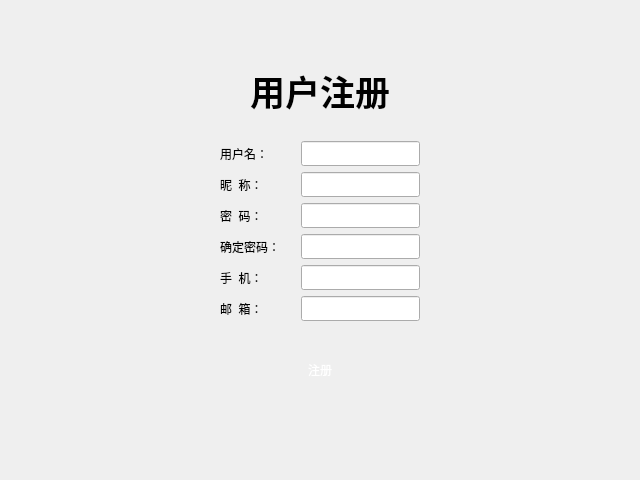
<?xml version="1.0" encoding="UTF-8"?>
<ui version="4.0">
 <class>Login</class>
 <widget class="QDialog" name="Login">
  <property name="geometry">
   <rect>
    <x>0</x>
    <y>0</y>
    <width>640</width>
    <height>480</height>
   </rect>
  </property>
  <property name="minimumSize">
   <size>
    <width>640</width>
    <height>480</height>
   </size>
  </property>
  <property name="windowTitle">
   <string>Dialog</string>
  </property>
  <layout class="QVBoxLayout" name="verticalLayout">
   <property name="spacing">
    <number>0</number>
   </property>
   <property name="leftMargin">
    <number>0</number>
   </property>
   <property name="topMargin">
    <number>0</number>
   </property>
   <property name="rightMargin">
    <number>0</number>
   </property>
   <property name="bottomMargin">
    <number>0</number>
   </property>
   <item>
    <widget class="TitleWidget" name="title_widget" native="true"/>
   </item>
   <item>
    <widget class="QStackedWidget" name="stackedWidget">
     <property name="currentIndex">
      <number>1</number>
     </property>
     <widget class="QWidget" name="login_page">
      <layout class="QVBoxLayout" name="verticalLayout_3">
       <item>
        <spacer name="verticalSpacer">
         <property name="orientation">
          <enum>Qt::Vertical</enum>
         </property>
         <property name="sizeHint" stdset="0">
          <size>
           <width>20</width>
           <height>33</height>
          </size>
         </property>
        </spacer>
       </item>
       <item>
        <widget class="QWidget" name="widget" native="true">
         <layout class="QHBoxLayout" name="horizontalLayout_3">
          <item>
           <spacer name="horizontalSpacer">
            <property name="orientation">
             <enum>Qt::Horizontal</enum>
            </property>
            <property name="sizeHint" stdset="0">
             <size>
              <width>103</width>
              <height>20</height>
             </size>
            </property>
           </spacer>
          </item>
          <item>
           <widget class="QWidget" name="widget_2" native="true">
            <layout class="QVBoxLayout" name="verticalLayout_2">
             <item>
              <widget class="QWidget" name="widget_6" native="true">
               <layout class="QHBoxLayout" name="horizontalLayout_4">
                <item>
                 <widget class="QLabel" name="label_3">
                  <property name="font">
                   <font>
                    <family>华文新魏</family>
                    <pointsize>26</pointsize>
                    <weight>75</weight>
                    <bold>true</bold>
                   </font>
                  </property>
                  <property name="text">
                   <string>用户登录</string>
                  </property>
                  <property name="alignment">
                   <set>Qt::AlignCenter</set>
                  </property>
                 </widget>
                </item>
               </layout>
              </widget>
             </item>
             <item>
              <widget class="QWidget" name="widget_7" native="true">
               <property name="minimumSize">
                <size>
                 <width>0</width>
                 <height>15</height>
                </size>
               </property>
              </widget>
             </item>
             <item>
              <widget class="QWidget" name="widget_3" native="true">
               <layout class="QGridLayout" name="gridLayout">
                <item row="2" column="0">
                 <widget class="QLabel" name="label_2">
                  <property name="text">
                   <string>密码:</string>
                  </property>
                 </widget>
                </item>
                <item row="0" column="2">
                 <widget class="QLineEdit" name="log_usr">
                  <property name="minimumSize">
                   <size>
                    <width>0</width>
                    <height>25</height>
                   </size>
                  </property>
                  <property name="font">
                   <font>
                    <family>Aharoni</family>
                    <pointsize>12</pointsize>
                    <weight>75</weight>
                    <bold>true</bold>
                   </font>
                  </property>
                  <property name="alignment">
                   <set>Qt::AlignCenter</set>
                  </property>
                 </widget>
                </item>
                <item row="2" column="2">
                 <widget class="QLineEdit" name="log_pwd">
                  <property name="minimumSize">
                   <size>
                    <width>0</width>
                    <height>25</height>
                   </size>
                  </property>
                  <property name="font">
                   <font>
                    <family>Aharoni</family>
                    <pointsize>12</pointsize>
                    <weight>75</weight>
                    <bold>true</bold>
                   </font>
                  </property>
                  <property name="alignment">
                   <set>Qt::AlignCenter</set>
                  </property>
                 </widget>
                </item>
                <item row="0" column="0">
                 <widget class="QLabel" name="label">
                  <property name="text">
                   <string>用户名:</string>
                  </property>
                 </widget>
                </item>
                <item row="0" column="1">
                 <spacer name="horizontalSpacer_4">
                  <property name="orientation">
                   <enum>Qt::Horizontal</enum>
                  </property>
                  <property name="sizeType">
                   <enum>QSizePolicy::Fixed</enum>
                  </property>
                  <property name="sizeHint" stdset="0">
                   <size>
                    <width>15</width>
                    <height>20</height>
                   </size>
                  </property>
                 </spacer>
                </item>
                <item row="1" column="0">
                 <spacer name="verticalSpacer_3">
                  <property name="orientation">
                   <enum>Qt::Vertical</enum>
                  </property>
                  <property name="sizeType">
                   <enum>QSizePolicy::Fixed</enum>
                  </property>
                  <property name="sizeHint" stdset="0">
                   <size>
                    <width>20</width>
                    <height>30</height>
                   </size>
                  </property>
                 </spacer>
                </item>
               </layout>
              </widget>
             </item>
             <item>
              <widget class="QWidget" name="widget_4" native="true">
               <layout class="QHBoxLayout" name="horizontalLayout_2">
                <item>
                 <spacer name="horizontalSpacer_11">
                  <property name="orientation">
                   <enum>Qt::Horizontal</enum>
                  </property>
                  <property name="sizeType">
                   <enum>QSizePolicy::Fixed</enum>
                  </property>
                  <property name="sizeHint" stdset="0">
                   <size>
                    <width>10</width>
                    <height>20</height>
                   </size>
                  </property>
                 </spacer>
                </item>
                <item>
                 <widget class="QCheckBox" name="rember_pwd">
                  <property name="font">
                   <font>
                    <family>新宋体</family>
                    <pointsize>12</pointsize>
                    <weight>75</weight>
                    <bold>true</bold>
                   </font>
                  </property>
                  <property name="text">
                   <string>记住密码</string>
                  </property>
                 </widget>
                </item>
                <item>
                 <spacer name="horizontalSpacer_3">
                  <property name="orientation">
                   <enum>Qt::Horizontal</enum>
                  </property>
                  <property name="sizeHint" stdset="0">
                   <size>
                    <width>40</width>
                    <height>20</height>
                   </size>
                  </property>
                 </spacer>
                </item>
                <item>
                 <widget class="QToolButton" name="log_register_btn">
                  <property name="font">
                   <font>
                    <family>新宋体</family>
                    <pointsize>12</pointsize>
                    <weight>75</weight>
                    <bold>true</bold>
                    <underline>true</underline>
                   </font>
                  </property>
                  <property name="styleSheet">
                   <string notr="true">color: rgb(255, 170, 0);</string>
                  </property>
                  <property name="text">
                   <string>没有账号,马上注册</string>
                  </property>
                  <property name="autoRaise">
                   <bool>true</bool>
                  </property>
                 </widget>
                </item>
                <item>
                 <spacer name="horizontalSpacer_12">
                  <property name="orientation">
                   <enum>Qt::Horizontal</enum>
                  </property>
                  <property name="sizeType">
                   <enum>QSizePolicy::Fixed</enum>
                  </property>
                  <property name="sizeHint" stdset="0">
                   <size>
                    <width>10</width>
                    <height>20</height>
                   </size>
                  </property>
                 </spacer>
                </item>
               </layout>
              </widget>
             </item>
             <item>
              <widget class="QWidget" name="widget_5" native="true">
               <layout class="QHBoxLayout" name="horizontalLayout">
                <item>
                 <widget class="QToolButton" name="login_btn">
                  <property name="minimumSize">
                   <size>
                    <width>200</width>
                    <height>50</height>
                   </size>
                  </property>
                  <property name="styleSheet">
                   <string notr="true">border-image: url(:/images/balckButton.png);
font: 75 18pt &quot;新宋体&quot;;
color: rgb(255, 255, 255);</string>
                  </property>
                  <property name="text">
                   <string>登录</string>
                  </property>
                  <property name="autoRaise">
                   <bool>true</bool>
                  </property>
                 </widget>
                </item>
               </layout>
              </widget>
             </item>
             <item>
              <widget class="QWidget" name="widget_8" native="true">
               <property name="minimumSize">
                <size>
                 <width>0</width>
                 <height>15</height>
                </size>
               </property>
              </widget>
             </item>
            </layout>
           </widget>
          </item>
          <item>
           <spacer name="horizontalSpacer_2">
            <property name="orientation">
             <enum>Qt::Horizontal</enum>
            </property>
            <property name="sizeHint" stdset="0">
             <size>
              <width>102</width>
              <height>20</height>
             </size>
            </property>
           </spacer>
          </item>
         </layout>
        </widget>
       </item>
       <item>
        <spacer name="verticalSpacer_2">
         <property name="orientation">
          <enum>Qt::Vertical</enum>
         </property>
         <property name="sizeHint" stdset="0">
          <size>
           <width>20</width>
           <height>34</height>
          </size>
         </property>
        </spacer>
       </item>
      </layout>
     </widget>
     <widget class="QWidget" name="register_page">
      <layout class="QVBoxLayout" name="verticalLayout_5">
       <item>
        <spacer name="verticalSpacer_5">
         <property name="orientation">
          <enum>Qt::Vertical</enum>
         </property>
         <property name="sizeHint" stdset="0">
          <size>
           <width>20</width>
           <height>22</height>
          </size>
         </property>
        </spacer>
       </item>
       <item>
        <widget class="QWidget" name="widget_9" native="true">
         <layout class="QHBoxLayout" name="horizontalLayout_5">
          <item>
           <spacer name="horizontalSpacer_5">
            <property name="orientation">
             <enum>Qt::Horizontal</enum>
            </property>
            <property name="sizeHint" stdset="0">
             <size>
              <width>119</width>
              <height>20</height>
             </size>
            </property>
           </spacer>
          </item>
          <item>
           <widget class="QWidget" name="widget_10" native="true">
            <layout class="QVBoxLayout" name="verticalLayout_4">
             <item>
              <widget class="QWidget" name="widget_11" native="true">
               <layout class="QHBoxLayout" name="horizontalLayout_6">
                <item>
                 <widget class="QLabel" name="label_4">
                  <property name="font">
                   <font>
                    <family>华文新魏</family>
                    <pointsize>26</pointsize>
                    <weight>75</weight>
                    <bold>true</bold>
                   </font>
                  </property>
                  <property name="text">
                   <string>用户注册</string>
                  </property>
                  <property name="alignment">
                   <set>Qt::AlignCenter</set>
                  </property>
                 </widget>
                </item>
               </layout>
              </widget>
             </item>
             <item>
              <widget class="QWidget" name="widget_13" native="true">
               <layout class="QGridLayout" name="gridLayout_2">
                <item row="5" column="0">
                 <widget class="QLabel" name="label_10">
                  <property name="text">
                   <string>邮  箱：</string>
                  </property>
                 </widget>
                </item>
                <item row="4" column="0">
                 <widget class="QLabel" name="label_9">
                  <property name="text">
                   <string>手  机：</string>
                  </property>
                 </widget>
                </item>
                <item row="4" column="2">
                 <widget class="QLineEdit" name="reg_phone">
                  <property name="minimumSize">
                   <size>
                    <width>0</width>
                    <height>25</height>
                   </size>
                  </property>
                  <property name="font">
                   <font>
                    <family>宋体</family>
                   </font>
                  </property>
                  <property name="alignment">
                   <set>Qt::AlignCenter</set>
                  </property>
                 </widget>
                </item>
                <item row="3" column="2">
                 <widget class="QLineEdit" name="reg_surepwd">
                  <property name="minimumSize">
                   <size>
                    <width>0</width>
                    <height>25</height>
                   </size>
                  </property>
                  <property name="font">
                   <font>
                    <family>宋体</family>
                   </font>
                  </property>
                  <property name="echoMode">
                   <enum>QLineEdit::Password</enum>
                  </property>
                  <property name="alignment">
                   <set>Qt::AlignCenter</set>
                  </property>
                 </widget>
                </item>
                <item row="3" column="0">
                 <widget class="QLabel" name="label_8">
                  <property name="text">
                   <string>确定密码：</string>
                  </property>
                 </widget>
                </item>
                <item row="5" column="2">
                 <widget class="QLineEdit" name="reg_mail">
                  <property name="minimumSize">
                   <size>
                    <width>0</width>
                    <height>25</height>
                   </size>
                  </property>
                  <property name="font">
                   <font>
                    <family>宋体</family>
                   </font>
                  </property>
                  <property name="alignment">
                   <set>Qt::AlignCenter</set>
                  </property>
                 </widget>
                </item>
                <item row="0" column="0">
                 <widget class="QLabel" name="label_5">
                  <property name="text">
                   <string>用户名：</string>
                  </property>
                 </widget>
                </item>
                <item row="2" column="0">
                 <widget class="QLabel" name="label_7">
                  <property name="text">
                   <string>密  码：</string>
                  </property>
                 </widget>
                </item>
                <item row="1" column="2">
                 <widget class="QLineEdit" name="reg_nickname">
                  <property name="minimumSize">
                   <size>
                    <width>0</width>
                    <height>25</height>
                   </size>
                  </property>
                  <property name="font">
                   <font>
                    <family>宋体</family>
                   </font>
                  </property>
                  <property name="alignment">
                   <set>Qt::AlignCenter</set>
                  </property>
                 </widget>
                </item>
                <item row="2" column="2">
                 <widget class="QLineEdit" name="reg_pwd">
                  <property name="minimumSize">
                   <size>
                    <width>0</width>
                    <height>25</height>
                   </size>
                  </property>
                  <property name="font">
                   <font>
                    <family>宋体</family>
                   </font>
                  </property>
                  <property name="echoMode">
                   <enum>QLineEdit::Password</enum>
                  </property>
                  <property name="alignment">
                   <set>Qt::AlignCenter</set>
                  </property>
                 </widget>
                </item>
                <item row="1" column="0">
                 <widget class="QLabel" name="label_6">
                  <property name="text">
                   <string>昵  称：</string>
                  </property>
                 </widget>
                </item>
                <item row="0" column="2">
                 <widget class="QLineEdit" name="reg_usr">
                  <property name="minimumSize">
                   <size>
                    <width>0</width>
                    <height>25</height>
                   </size>
                  </property>
                  <property name="font">
                   <font>
                    <family>宋体</family>
                   </font>
                  </property>
                  <property name="alignment">
                   <set>Qt::AlignCenter</set>
                  </property>
                 </widget>
                </item>
                <item row="0" column="1">
                 <spacer name="horizontalSpacer_6">
                  <property name="orientation">
                   <enum>Qt::Horizontal</enum>
                  </property>
                  <property name="sizeType">
                   <enum>QSizePolicy::Fixed</enum>
                  </property>
                  <property name="sizeHint" stdset="0">
                   <size>
                    <width>15</width>
                    <height>20</height>
                   </size>
                  </property>
                 </spacer>
                </item>
               </layout>
              </widget>
             </item>
             <item>
              <widget class="QWidget" name="widget_15" native="true">
               <layout class="QHBoxLayout" name="horizontalLayout_8">
                <item>
                 <widget class="QToolButton" name="register_btn">
                  <property name="minimumSize">
                   <size>
                    <width>200</width>
                    <height>50</height>
                   </size>
                  </property>
                  <property name="styleSheet">
                   <string notr="true">border-image: url(:/images/balckButton.png);
font: 75 18pt &quot;新宋体&quot;;
color: rgb(255, 255, 255);</string>
                  </property>
                  <property name="text">
                   <string>注册</string>
                  </property>
                  <property name="autoRaise">
                   <bool>true</bool>
                  </property>
                 </widget>
                </item>
               </layout>
              </widget>
             </item>
             <item>
              <widget class="QWidget" name="widget_16" native="true">
               <property name="minimumSize">
                <size>
                 <width>0</width>
                 <height>15</height>
                </size>
               </property>
              </widget>
             </item>
            </layout>
           </widget>
          </item>
          <item>
           <spacer name="horizontalSpacer_8">
            <property name="orientation">
             <enum>Qt::Horizontal</enum>
            </property>
            <property name="sizeHint" stdset="0">
             <size>
              <width>118</width>
              <height>20</height>
             </size>
            </property>
           </spacer>
          </item>
         </layout>
        </widget>
       </item>
       <item>
        <spacer name="verticalSpacer_4">
         <property name="orientation">
          <enum>Qt::Vertical</enum>
         </property>
         <property name="sizeHint" stdset="0">
          <size>
           <width>20</width>
           <height>24</height>
          </size>
         </property>
        </spacer>
       </item>
      </layout>
     </widget>
     <widget class="QWidget" name="set_page">
      <widget class="QWidget" name="widget_12" native="true">
       <property name="geometry">
        <rect>
         <x>31</x>
         <y>31</y>
         <width>622</width>
         <height>388</height>
        </rect>
       </property>
       <layout class="QHBoxLayout" name="horizontalLayout_7">
        <item>
         <spacer name="horizontalSpacer_7">
          <property name="orientation">
           <enum>Qt::Horizontal</enum>
          </property>
          <property name="sizeHint" stdset="0">
           <size>
            <width>119</width>
            <height>20</height>
           </size>
          </property>
         </spacer>
        </item>
        <item>
         <widget class="QWidget" name="widget_14" native="true">
          <layout class="QVBoxLayout" name="verticalLayout_6">
           <item>
            <widget class="QWidget" name="widget_17" native="true">
             <layout class="QHBoxLayout" name="horizontalLayout_9">
              <item>
               <widget class="QLabel" name="label_11">
                <property name="font">
                 <font>
                  <family>华文新魏</family>
                  <pointsize>26</pointsize>
                  <weight>75</weight>
                  <bold>true</bold>
                 </font>
                </property>
                <property name="text">
                 <string>服务器设置</string>
                </property>
                <property name="alignment">
                 <set>Qt::AlignCenter</set>
                </property>
               </widget>
              </item>
             </layout>
            </widget>
           </item>
           <item>
            <widget class="QWidget" name="widget_18" native="true">
             <layout class="QGridLayout" name="gridLayout_3">
              <item row="0" column="1">
               <spacer name="horizontalSpacer_9">
                <property name="orientation">
                 <enum>Qt::Horizontal</enum>
                </property>
                <property name="sizeType">
                 <enum>QSizePolicy::Fixed</enum>
                </property>
                <property name="sizeHint" stdset="0">
                 <size>
                  <width>20</width>
                  <height>20</height>
                 </size>
                </property>
               </spacer>
              </item>
              <item row="0" column="2">
               <widget class="QLineEdit" name="address_server">
                <property name="minimumSize">
                 <size>
                  <width>0</width>
                  <height>25</height>
                 </size>
                </property>
                <property name="font">
                 <font>
                  <family>宋体</family>
                 </font>
                </property>
                <property name="alignment">
                 <set>Qt::AlignCenter</set>
                </property>
               </widget>
              </item>
              <item row="0" column="0">
               <widget class="QLabel" name="label_15">
                <property name="text">
                 <string>服务器地址:</string>
                </property>
               </widget>
              </item>
              <item row="2" column="2">
               <widget class="QLineEdit" name="port_server">
                <property name="minimumSize">
                 <size>
                  <width>0</width>
                  <height>25</height>
                 </size>
                </property>
                <property name="font">
                 <font>
                  <family>宋体</family>
                 </font>
                </property>
                <property name="alignment">
                 <set>Qt::AlignCenter</set>
                </property>
               </widget>
              </item>
              <item row="2" column="0">
               <widget class="QLabel" name="label_17">
                <property name="text">
                 <string>服务器端口:</string>
                </property>
               </widget>
              </item>
              <item row="1" column="0">
               <spacer name="verticalSpacer_8">
                <property name="orientation">
                 <enum>Qt::Vertical</enum>
                </property>
                <property name="sizeType">
                 <enum>QSizePolicy::Fixed</enum>
                </property>
                <property name="sizeHint" stdset="0">
                 <size>
                  <width>20</width>
                  <height>25</height>
                 </size>
                </property>
               </spacer>
              </item>
             </layout>
            </widget>
           </item>
           <item>
            <widget class="QWidget" name="widget_19" native="true">
             <layout class="QHBoxLayout" name="horizontalLayout_10">
              <item>
               <widget class="QToolButton" name="set_ok_btn">
                <property name="minimumSize">
                 <size>
                  <width>200</width>
                  <height>50</height>
                 </size>
                </property>
                <property name="styleSheet">
                 <string notr="true">border-image: url(:/images/balckButton.png);
font: 75 18pt &quot;新宋体&quot;;
color: rgb(255, 255, 255);</string>
                </property>
                <property name="text">
                 <string>确定</string>
                </property>
                <property name="autoRaise">
                 <bool>true</bool>
                </property>
               </widget>
              </item>
             </layout>
            </widget>
           </item>
           <item>
            <widget class="QWidget" name="widget_20" native="true">
             <property name="maximumSize">
              <size>
               <width>16777215</width>
               <height>20</height>
              </size>
             </property>
            </widget>
           </item>
          </layout>
         </widget>
        </item>
        <item>
         <spacer name="horizontalSpacer_10">
          <property name="orientation">
           <enum>Qt::Horizontal</enum>
          </property>
          <property name="sizeHint" stdset="0">
           <size>
            <width>118</width>
            <height>20</height>
           </size>
          </property>
         </spacer>
        </item>
       </layout>
      </widget>
     </widget>
    </widget>
   </item>
  </layout>
 </widget>
 <customwidgets>
  <customwidget>
   <class>TitleWidget</class>
   <extends>QWidget</extends>
   <header location="global">selfwidget/titlewidget.h</header>
   <container>1</container>
  </customwidget>
 </customwidgets>
 <tabstops>
  <tabstop>address_server</tabstop>
  <tabstop>port_server</tabstop>
  <tabstop>set_ok_btn</tabstop>
  <tabstop>log_usr</tabstop>
  <tabstop>log_pwd</tabstop>
  <tabstop>rember_pwd</tabstop>
  <tabstop>log_register_btn</tabstop>
  <tabstop>login_btn</tabstop>
  <tabstop>reg_usr</tabstop>
  <tabstop>reg_nickname</tabstop>
  <tabstop>reg_pwd</tabstop>
  <tabstop>reg_surepwd</tabstop>
  <tabstop>reg_phone</tabstop>
  <tabstop>reg_mail</tabstop>
  <tabstop>register_btn</tabstop>
 </tabstops>
 <resources/>
 <connections/>
</ui>
